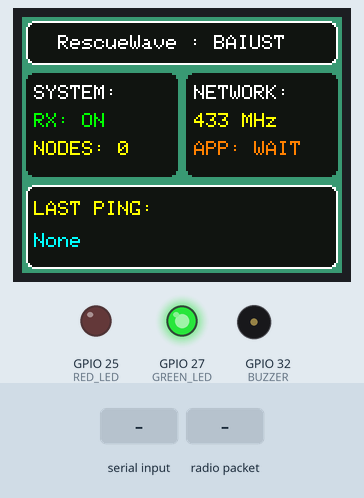
Simulated run of this sketch. Board: ESP32. Parts: 160×128 colour display, output pins drawn as LEDs (lit = HIGH), buzzer (waves = sounding). The test bench sets the inputs (shaded band). No radio packets arrive unless stated; what the sketch prints to the serial monitor is not drawn.

Above: at 1.9 s.
2.0 s: "GATEWAY_PING\n" received over Serial
At 3.6 s:
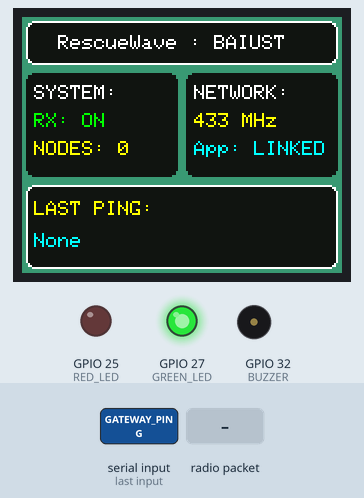
3.9 s: radio packet "ESP32" arrives
At 4.8 s:
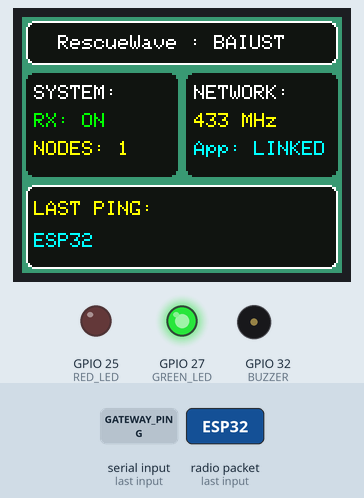
5.7 s: "GATEWAY_DISCONNECT\n" received over Serial
At 7.3 s:
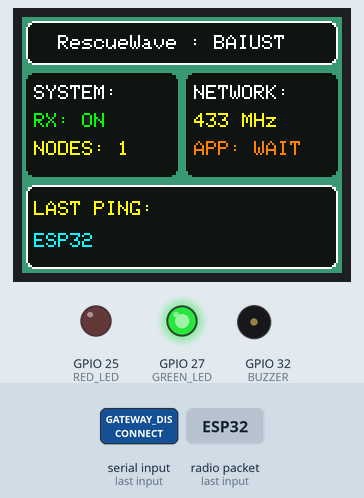
7.6 s: "GATEWAY_PING\n" received over Serial
At 7.82 s:
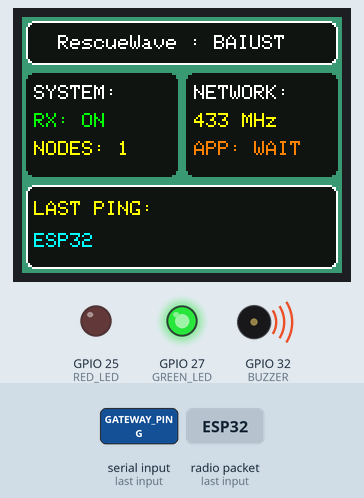
Timing chart, 0 to 10.6 s (numbered marks = the images above; inputs shaded):
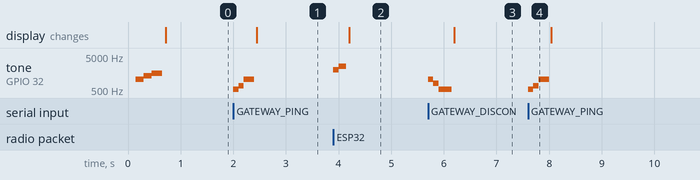

Measured:
- after the input at 2.0 s, tone on GPIO 32 (BUZZER): silent → 523 Hz at once, → 659 Hz 0.10 s later, → 1046 Hz 0.10 s later, → silent 0.20 s later; the display: changes after 0.44 s (image 1)
- after the input at 3.9 s, tone on GPIO 32 (BUZZER): silent → 2000 Hz at once, → 2500 Hz 0.10 s later, → silent 0.15 s later; the display: changes after 0.30 s (image 2)
- after the input at 5.7 s, tone on GPIO 32 (BUZZER): silent → 1046 Hz at once, → 784 Hz 0.10 s later, → 523 Hz 0.10 s later, → silent 0.25 s later; the display: changes after 0.50 s (image 3)
- after the input at 7.6 s, tone on GPIO 32 (BUZZER): silent → 523 Hz at once, → 659 Hz 0.10 s later, → 1046 Hz 0.10 s later, → silent 0.20 s later

The sketch:

RescueWave_Gateway.ino
```cpp
// রিসিভার বা গেটওয়ের মূল কোড (TFT, Buzzer, LoRa, Serial)
#include <Adafruit_GFX.h>
#include <Adafruit_ST7735.h>
#include <LoRa.h>
#include <SPI.h>

// --- LoRa Pins ---
#define LORA_SS 5
#define LORA_RST_NEW 26
#define LORA_DIO0 2

// --- TFT Display Pins ---
#define TFT_SCLK 14
#define TFT_MOSI 13
#define TFT_CS 15
#define TFT_DC 4
#define TFT_RST 12

// --- Indicator & Alarm Pins ---
#define RED_LED 25
#define GREEN_LED 27
#define BUZZER 32

// Initialize TFT
Adafruit_ST7735 tft =
    Adafruit_ST7735(TFT_CS, TFT_DC, TFT_MOSI, TFT_SCLK, TFT_RST);

// --- Colors for UI ---
#define COLOR_BG 0x3CCE
#define COLOR_CARD 0x10A2
#define COLOR_ACCENT 0xFFFF
#define COLOR_ALERT 0xF800
#define COLOR_HUMAN 0xFD20 // Orange for Human Detect
#define COLOR_TEXT 0xFFFF
#define COLOR_WARN 0xFFE0

// --- System Variables ---
String knownNodes[10];
int nodeCount = 0;
String lastActiveNode = "None";

bool isAppConnected = false;
String rxBuffer = "";

// ====== Sound Effects ======
void playStartupSound() {
  tone(BUZZER, 1046, 150);
  delay(150);
  tone(BUZZER, 1318, 150);
  delay(150);
  tone(BUZZER, 1568, 200);
  delay(200);
  noTone(BUZZER);
}
void playNodeAddedBeep() {
  tone(BUZZER, 2000, 100);
  delay(100);
  tone(BUZZER, 2500, 150);
  delay(150);
  noTone(BUZZER);
}
void playConnectMusic() {
  tone(BUZZER, 523, 100);
  delay(100);
  tone(BUZZER, 659, 100);
  delay(100);
  tone(BUZZER, 1046, 200);
  delay(200);
  noTone(BUZZER);
}
void playDisconnectMusic() {
  tone(BUZZER, 1046, 100);
  delay(100);
  tone(BUZZER, 784, 100);
  delay(100);
  tone(BUZZER, 523, 250);
  delay(250);
  noTone(BUZZER);
}
void playSOSAlarm() {
  tone(BUZZER, 2200);
  delay(5000);
  noTone(BUZZER);
}
void playHumanAlarm() {
  for (int i = 0; i < 5; i++) {
    tone(BUZZER, 1500, 300);
    delay(300);
    tone(BUZZER, 1000, 300);
    delay(300);
  }
  noTone(BUZZER);
}

// ====== Helper Function: Parse CSV String ======
String getValueByIndex(String data, char separator, int index) {
  int found = 0;
  int strIndex[] = {0, -1};
  int maxIndex = data.length() - 1;
  for (int i = 0; i <= maxIndex && found <= index; i++) {
    if (data.charAt(i) == separator || i == maxIndex) {
      found++;
      strIndex[0] = strIndex[1] + 1;
      strIndex[1] = (i == maxIndex) ? i + 1 : i;
    }
  }
  return found > index ? data.substring(strIndex[0], strIndex[1]) : "";
}

// ====== UI Functions ======
void drawNormalUI() {
  tft.fillScreen(COLOR_BG);
  tft.fillRoundRect(2, 2, 156, 22, 4, COLOR_CARD);
  tft.drawRoundRect(2, 2, 156, 22, 4, COLOR_ACCENT);
  tft.setTextColor(COLOR_ACCENT);
  tft.setTextSize(1);
  tft.setCursor(18, 9);
  tft.print("RescueWave : BAIUST");

  tft.fillRoundRect(2, 28, 76, 52, 4, COLOR_CARD);
  tft.setTextColor(COLOR_TEXT);
  tft.setCursor(6, 34);
  tft.print("SYSTEM:");
  tft.setTextColor(ST77XX_GREEN);
  tft.setCursor(6, 48);
  tft.print("RX: ON");
  tft.setTextColor(COLOR_WARN);
  tft.setCursor(6, 62);
  tft.print("NODES: ");
  tft.print(nodeCount);

  tft.fillRoundRect(82, 28, 76, 52, 4, COLOR_CARD);
  tft.setTextColor(COLOR_TEXT);
  tft.setCursor(86, 34);
  tft.print("NETWORK:");
  tft.setTextColor(COLOR_WARN);
  tft.setCursor(86, 48);
  tft.print("433 MHz");

  tft.setCursor(86, 62);
  if (isAppConnected) {
    tft.setTextColor(ST77XX_CYAN);
    tft.print("App: LINKED");
  } else {
    tft.setTextColor(ST77XX_ORANGE);
    tft.print("APP: WAIT");
  }

  tft.fillRoundRect(2, 84, 156, 42, 4, COLOR_CARD);
  tft.drawRoundRect(2, 84, 156, 42, 4, ST77XX_WHITE);
  tft.setTextColor(COLOR_WARN);
  tft.setCursor(6, 92);
  tft.print("LAST PING:");
  tft.setTextColor(ST77XX_CYAN);
  tft.setCursor(6, 108);
  tft.print(lastActiveNode);
}

void drawAlertUI(String triggerNode, String lat, String lng, String title,
                 uint16_t bgColor) {
  tft.fillScreen(bgColor);
  tft.fillRoundRect(10, 10, 140, 108, 8, ST77XX_WHITE);
  tft.drawRoundRect(10, 10, 140, 108, 8, ST77XX_BLACK);

  tft.setTextColor(bgColor);
  if (title.length() > 10) {
    tft.setTextSize(1);
    tft.setCursor(20, 25);
  } else {
    tft.setTextSize(2);
    tft.setCursor(25, 20);
  }
  tft.print(title);

  tft.setTextSize(1);
  tft.setTextColor(ST77XX_BLACK);
  tft.setCursor(15, 50);
  tft.print("Node: ");
  tft.setTextColor(ST77XX_BLUE);
  tft.print(triggerNode);

  tft.setTextColor(ST77XX_BLACK);
  tft.setCursor(15, 70);
  tft.print("Lat: ");
  tft.setTextColor(ST77XX_RED);
  tft.print(lat);

  tft.setTextColor(ST77XX_BLACK);
  tft.setCursor(15, 90);
  tft.print("Lng: ");
  tft.setTextColor(ST77XX_RED);
  tft.print(lng);
}

// ====== Serial Handshake (PC to ESP32) ======
void handleSerialCommunication() {
  while (Serial.available() > 0) {
    char incomingChar = (char)Serial.read();

    if (incomingChar == '\n') {
      rxBuffer.trim();

      if (rxBuffer == "GATEWAY_PING") {
        isAppConnected = true;
        Serial.println("GATEWAY_PONG");
        playConnectMusic();
        drawNormalUI();
      } else if (rxBuffer == "GATEWAY_DISCONNECT") {
        isAppConnected = false;
        Serial.println("GATEWAY_ACK_DISCONNECT");
        playDisconnectMusic();
        drawNormalUI();
      } else if (rxBuffer.startsWith("CMD,")) {
        // App থেকে আসা কমান্ড LoRa তে ট্রান্সমিট করা
        LoRa.beginPacket();
        LoRa.print(rxBuffer);
        LoRa.endPacket();
        LoRa.receive(); // 다시 listen mode
      }
      rxBuffer = "";
    } else if (incomingChar != '\r') {
      rxBuffer += incomingChar;
    }
  }
}

// ====== Main Setup ======
void setup() {
  Serial.begin(115200);

  pinMode(RED_LED, OUTPUT);
  pinMode(GREEN_LED, OUTPUT);
  pinMode(BUZZER, OUTPUT);

  digitalWrite(GREEN_LED, HIGH); // Default state
  digitalWrite(RED_LED, LOW);
  digitalWrite(BUZZER, LOW);

  // Initialize Screen
  tft.initR(INITR_BLACKTAB);
  tft.setRotation(1); // Landscape
  playStartupSound();
  drawNormalUI();

  // Initialize LoRa
  LoRa.setPins(LORA_SS, LORA_RST_NEW, LORA_DIO0);
  if (!LoRa.begin(433E6)) {
    Serial.println("LoRa Error! Check wiring.");
    while (1)
      ;
  }
  LoRa.setSyncWord(0xF3); // Must match Sender Nodes
  LoRa.receive();         // Put into listening mode

  Serial.println("Gateway Initialized...");
}

// ====== Main Loop ======
void loop() {
  handleSerialCommunication(); // Check for PC commands

  // Check for incoming LoRa packets
  int packetSize = LoRa.parsePacket();
  if (packetSize) {
    String incomingMsg = "";
    while (LoRa.available())
      incomingMsg += (char)LoRa.read();
    incomingMsg.trim();

    // Forward data to React App (if connected and not an internal ACK)
    if (isAppConnected && !incomingMsg.startsWith("ACK_")) {
      Serial.println(incomingMsg);
    }

    // Parse Payload
    String senderID = getValueByIndex(incomingMsg, ',', 0);
    String statusStr = getValueByIndex(incomingMsg, ',', 7);

    if (senderID.length() > 0 && senderID.startsWith("ESP32")) {
      // Manage Connected Nodes List
      bool isNewNode = true;
      for (int i = 0; i < nodeCount; i++) {
        if (knownNodes[i] == senderID) {
          isNewNode = false;
          break;
        }
      }
      if (isNewNode && nodeCount < 10) {
        knownNodes[nodeCount] = senderID;
        nodeCount++;
        lastActiveNode = senderID;
        playNodeAddedBeep();
        drawNormalUI();
      }

      // Handle Emergencies
      if (statusStr == "SOS" || statusStr == "HUMAN") {
        digitalWrite(GREEN_LED, LOW);
        digitalWrite(RED_LED, HIGH);

        String lat = getValueByIndex(incomingMsg, ',', 1);
        String lng = getValueByIndex(incomingMsg, ',', 2);

        if (statusStr == "SOS") {
          drawAlertUI(senderID, lat, lng, "SOS ALERT", COLOR_ALERT);
          playSOSAlarm();
        } else {
          drawAlertUI(senderID, lat, lng, "HUMAN DETECT", COLOR_HUMAN);
          playHumanAlarm();
        }

        // Reset UI after alarm
        digitalWrite(RED_LED, LOW);
        digitalWrite(GREEN_LED, HIGH);
        drawNormalUI();
      }
    }
  }
}
```
